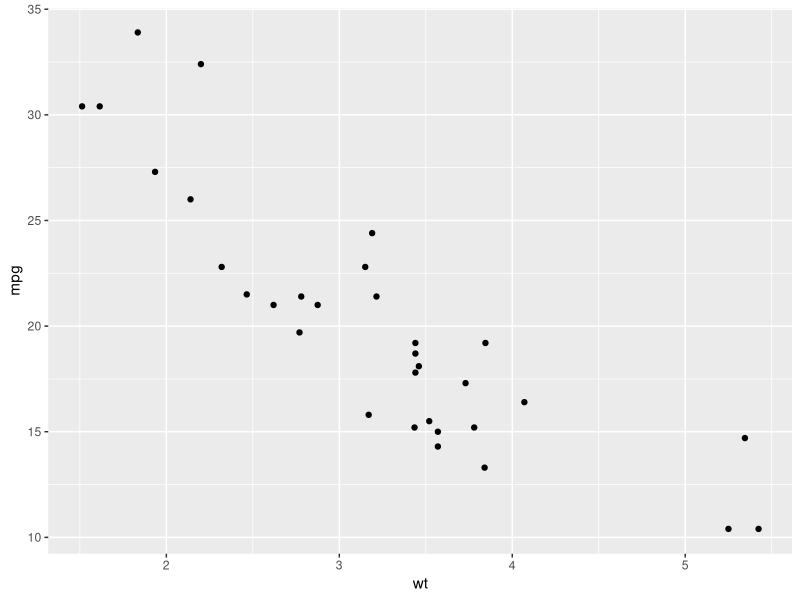
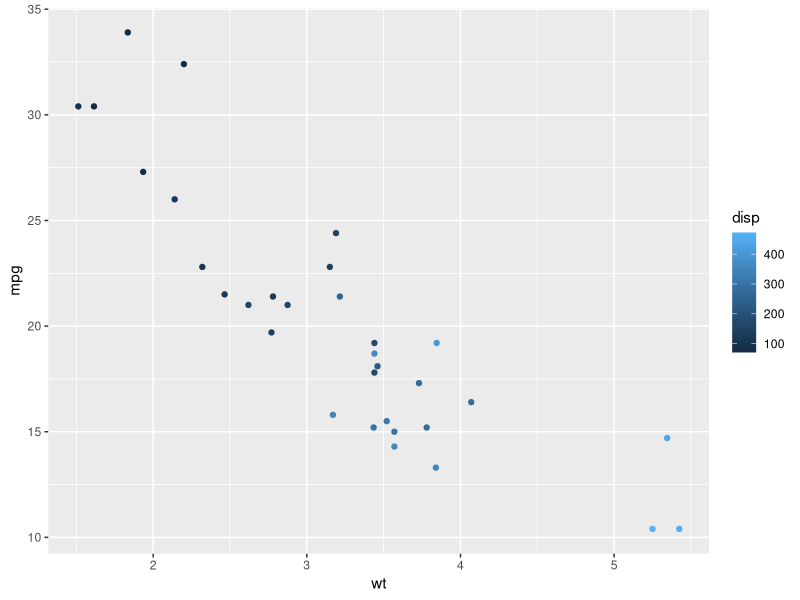
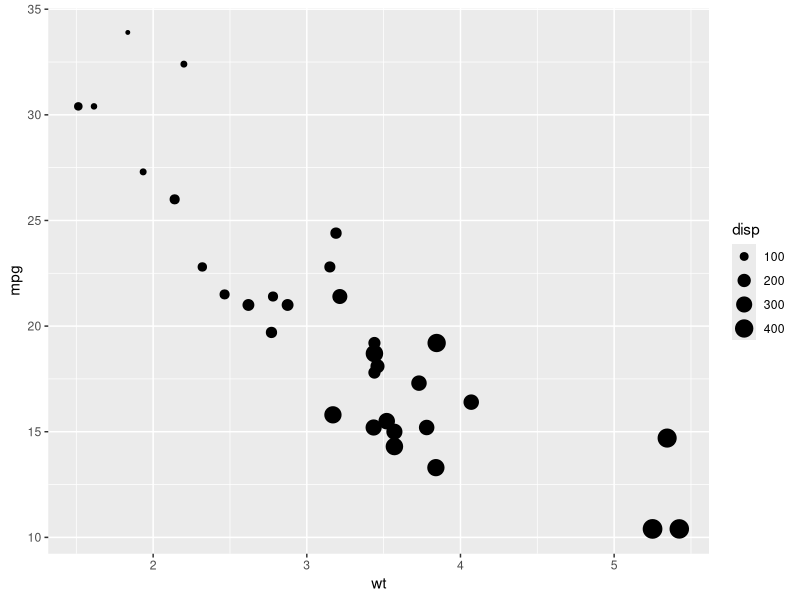
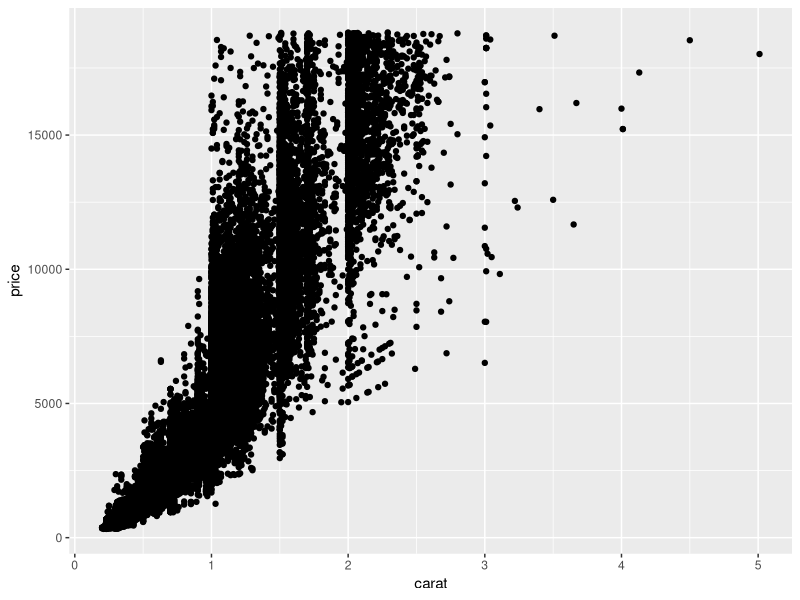
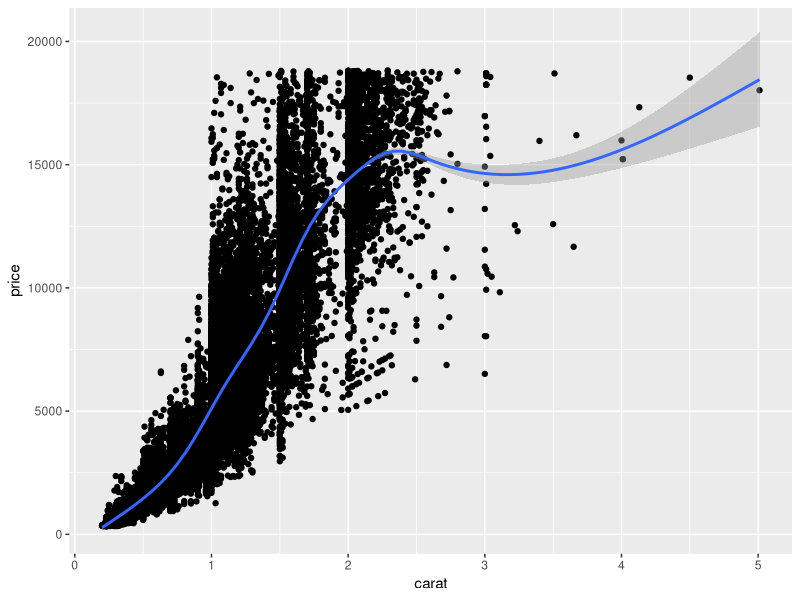
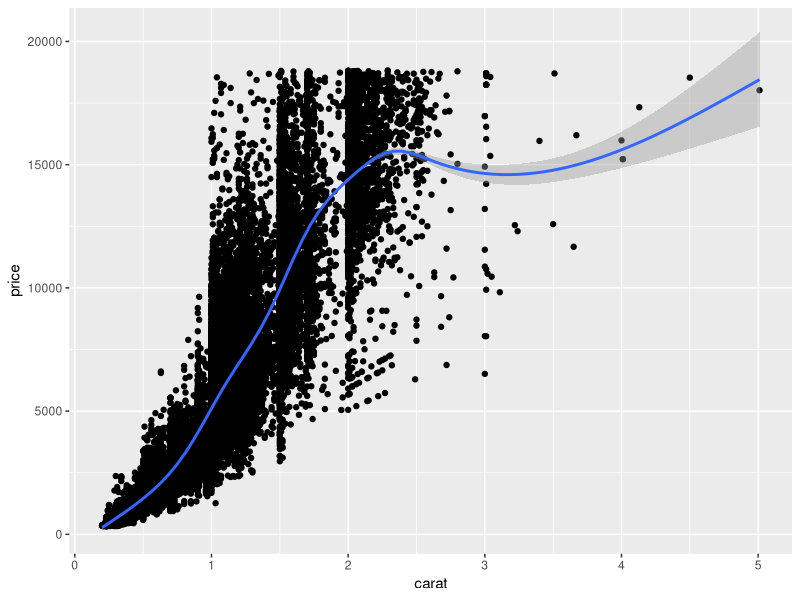
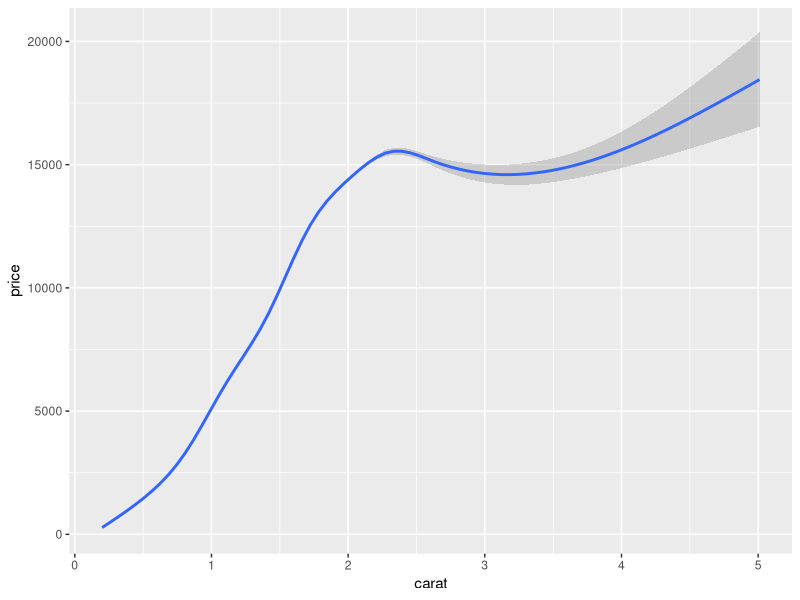
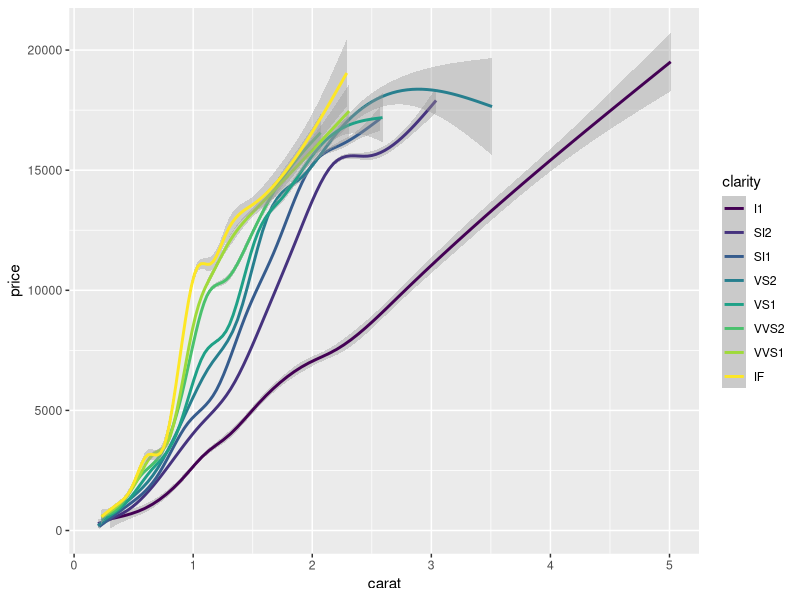

The R source for these figures, in order: (Note: this script raises an error after producing the figures.)
## ---- chunk 1
library(ggplot2); library(tidyr); library(tidyverse)
## ---- chunk 2
# (miles per gallon) against the weight (in thousands of pounds)
# A scatter plot has been made for you
# aes = aesthetics
ggplot(mtcars, aes(x = wt, y = mpg)) +
  geom_point()
# Replace ___ with the correct column
ggplot(mtcars, aes(x = wt, y = mpg, color = disp)) +
  geom_point()
# Replace ___ with the correct column
ggplot(mtcars, aes(x = wt, y = mpg, size = disp)) +
  geom_point()
## ---- chunk 3
head(iris); summarize(iris) # in R
library(ggplot2); library('ggplot2')
head(diamonds) # in R
## ---- chunk 4
ggplot(diamonds, aes(x = carat, y = price)) +
  geom_point() 
# Add geom_point() and geom_smooth() with +
ggplot(diamonds, aes(x = carat, y = price)) +
  geom_point() +
  geom_smooth()
## ---- chunk 5
# 1 - The plot you created in the previous exercise
ggplot(diamonds, aes(x = carat, y = price)) +
  geom_point() +
  geom_smooth()
# 2 - Copy the above command but show only the smooth line
ggplot(diamonds, aes(x = carat, y = price)) +
  geom_smooth()
# 3 - Copy the above command and assign the correct value to col in aes()
ggplot(diamonds, aes(x = carat, y = price, color = clarity)) +
  geom_smooth()
# 4 - Keep the color settings from previous command. Plot only the points with argument alpha.
ggplot(diamonds, aes(x = carat, y = price, color = clarity)) +
  geom_point(alpha = 0.4) 
## ---- chunk 6
# Create the object containing the data and aes layers: dia_plot
dia_plot <- ggplot(diamonds, aes(x = carat, y = price))
# Add a geom layer with + and geom_point()
dia_plot + geom_point()
# Add the same geom layer, but with aes() inside
dia_plot + geom_point(aes(color = clarity))
## ---- chunk 7
# 1 - The dia_plot object has been created for you
dia_plot <- ggplot(diamonds, aes(x = carat, y = price))
# 2 - Expand dia_plot by adding geom_point() with alpha set to 0.2
dia_plot <- dia_plot + geom_point(alpha = 0.2)
# 3 - Plot dia_plot with additional geom_smooth() with se set to FALSE
dia_plot + geom_smooth(se = FALSE)
# 4 - Copy the command from above and add aes() with the correct mapping to geom_smooth()
dia_plot + geom_smooth(aes(col = clarity), se = FALSE)
## ---- chunk 8
# ---- Data -----------------
# base plot
# Plot the correct variables of mtcars
plot(mtcars$wt, mtcars$mpg, col = mtcars$cyl)
# Change cyl inside mtcars to a factor
mtcars$fcyl <- as.factor(mtcars$cyl)
# Make the same plot as in the first instruction
plot(mtcars$wt, mtcars$mpg, col = mtcars$fcyl)
## ---- chunk 9
# Use lm() to calculate a linear model and save it as carModel
carModel <- lm(mpg ~ wt, data = mtcars)
# Basic plot
mtcars$cyl <- as.factor(mtcars$cyl)
plot(mtcars$wt, mtcars$mpg, col = mtcars$cyl)
# Call abline() with carModel as first argument and set lty to 2
abline(carModel, lty = 2)
# Plot each subset efficiently with lapply
# You don't have to edit this code
plot(mtcars$wt, mtcars$mpg, col = mtcars$cyl)
lapply(mtcars$cyl, function(x) {
  abline(lm(mpg ~ wt, mtcars, subset = (cyl == x)), col = x)
})
# This code will draw the legend of the plot
# You don't have to edit this code
legend(x = 5, y = 33, legend = levels(mtcars$cyl),
       col = 1:3, pch = 1, bty = "n")
## ---- chunk 10
# Convert cyl to factor (don't need to change)
mtcars$cyl <- as.factor(mtcars$cyl)
# Example from base R (don't need to change)
plot(mtcars$wt, mtcars$mpg, col = mtcars$cyl)
abline(lm(mpg ~ wt, data = mtcars), lty = 2)
lapply(mtcars$cyl, function(x) {
  abline(lm(mpg ~ wt, mtcars, subset = (cyl == x)), col = x)
})
legend(x = 5, y = 33, legend = levels(mtcars$cyl),
       col = 1:3, pch = 1, bty = "n")
## ---- chunk 11
# Plot 1: add geom_point() to this command to create a scatter plot
ggplot(mtcars, aes(x = wt, y = mpg, col = cyl)) +
  geom_point()
# Plot 2: include the lines of the linear models, per cyl
ggplot(mtcars, aes(x = wt, y = mpg, col = cyl)) +
  geom_point() +
  geom_smooth(method = "lm", se = FALSE)
# Plot 3: include a lm for the entire dataset in its whole
ggplot(mtcars, aes(x = wt, y = mpg, col = cyl)) +
  geom_point() +
  geom_smooth(method = "lm", se = FALSE) +
  geom_smooth(aes(group = 1), method = "lm", se = FALSE, linetype = 2)
## ---- chunk 12
# --  tidy data()
# Consider the structure of iris, iris.wide and iris.tidy (in that order)
str(iris)
str(iris.wide)
str(iris.tidy)

# Think about which dataset you would use to get the plot shown right
# Fill in the ___ to produce the plot given to the right
ggplot(iris.tidy, aes(x = Species, y = Value, col = Part)) +
  geom_jitter() +
  facet_grid(. ~ Measure)
## ---- chunk 13
# Load the tidyr package
library(tidyr)
# The 3 data frames (iris, iris.wide and iris.tidy) are available in your environment
# Execute head() on iris, iris.wide and iris.tidy (in that order)
head(iris)
head(iris.wide) # <--------
head(iris.tidy)
## ---- chunk 14
# Think about which dataset you would use to get the plot shown right
# Fill in the ___ to produce the plot given to the right
ggplot(iris.wide, aes(x = Length, y = Width, color = Part)) +
  geom_jitter() +
  facet_grid(. ~ Species)

## ---- chunk 15
# Load the tidyr package
library(tidyr)

# Add column with unique ids (don't need to change)
iris$Flower <- 1:nrow(iris)

# Fill in the ___ to produce to the correct iris.wide dataset
iris.wide <- iris %>%
  gather(key, value, -Species, -Flower) %>%
  separate(key, c("Part", "Measure"), "\\.") %>%
  spread(Measure, value)
## ---- chunk 16
# ---- Aesthetics -----------------
# 1 - Map mpg to x and cyl to y
ggplot(mtcars, aes(mpg, cyl)) +
  geom_point()
# 2 - Reverse: Map cyl to x and mpg to y
ggplot(mtcars, aes(cyl, mpg)) +
  geom_point()
# 3 - Map wt to x, mpg to y and cyl to col
ggplot(mtcars, aes(wt, mpg, color = cyl)) +
  geom_point()
# 4 - Change shape and size of the points in the above plot
ggplot(mtcars, aes(wt, mpg, color = cyl)) +
  geom_point(shape = 1, size = 4)
## ---- chunk 17
# am and cyl are factors, wt is numeric
class(mtcars$am)
class(mtcars$cyl)
class(mtcars$wt)
## ---- chunk 18
# From the previous exercise
ggplot(mtcars, aes(x = wt, y = mpg, col = cyl)) +
  geom_point(shape = 1, size = 4)
# 1 - Map cyl to fill
ggplot(mtcars, aes(x = wt, y = mpg, fill = cyl)) +
  geom_point(shape = 1, size = 4)
# 2 - Change shape and alpha of the points in the above plot
ggplot(mtcars, aes(x = wt, y = mpg, fill = cyl)) +
  geom_point(shape = 21, size = 4, alpha = 0.6)
# 3 - Map am to col in the above plot
ggplot(mtcars, aes(x = wt, y = mpg, fill = cyl, col = am)) +
  geom_point(shape = 21, size = 4, alpha = 0.6)
## ---- chunk 19
ggplot(mtcars, aes(x = wt, y = mpg)) +
  geom_point(size = cyl)
# Map cyl to size
ggplot(mtcars, aes(x = wt, y = mpg, size = cyl)) +
  geom_point()
# Map cyl to alpha
ggplot(mtcars, aes(x = wt, y = mpg, alpha = cyl)) +
  geom_point()
# Map cyl to shape 
ggplot(mtcars, aes(x = wt, y = mpg, shape = cyl)) +
  geom_point()
# Map cyl to label
ggplot(mtcars, aes(x = wt, y = mpg, label = cyl)) +
  geom_point() +
  geom_text()
## ---- chunk 20
# Define a hexadecimal color
# install.packages("colourpicker")
# library(colourpicker)
# colourpicker() # plugin returns = c("#EEDFCC", "#7FFF00", "#8B1A1A", "#F0FFFF")

my_color <- "#4ABEFF"

# Draw a scatter plot with color *aesthetic*
ggplot(mtcars, aes(x = wt, y = mpg, size = cyl, col = cyl)) +
  geom_point()
# Same, but set color *attribute* in geom layer 
ggplot(mtcars, aes(x = wt, y = mpg, size = cyl)) +
  geom_point(col = my_color)
# Set the fill aesthetic; color, size and shape attributes
ggplot(mtcars, aes(x = wt, y = mpg, fill = cyl)) +
  geom_point(col = my_color, size = 10, shape = 23)
# Expand to draw points with alpha 0.5
ggplot(mtcars, aes(x = wt, y = mpg, fill = cyl)) +
  geom_point( alpha = 0.5)
# Expand to draw points with shape 24 and color yellow
ggplot(mtcars, aes(x = wt, y = mpg, fill = cyl)) +
  geom_point(shape = 24, col = "yellow")
# Expand to draw text with label rownames(mtcars) and color red
ggplot(mtcars, aes(x = wt, y = mpg, fill = cyl, rownames(mtcars), col = "red")) +
  geom_point()
## ---- chunk 21
# Map mpg onto x, qsec onto y and factor(cyl) onto col
ggplot(mtcars, aes(x = mpg, y = qsec, col = factor(cyl))) +
  geom_point()
# Add mapping: factor(am) onto shape
ggplot(mtcars, aes(x = mpg, y = qsec, col = factor(cyl), shape = factor(am))) +
  geom_point()
# Add mapping: (hp/wt) onto size
ggplot(mtcars, aes(x = mpg, y = qsec, col = factor(cyl), shape = factor(am), size = (hp/wt))) +
  geom_point()
## ---- chunk 22
# 1 - Create jittered plot of mtcars, mpg onto x, 0 onto y
ggplot(mtcars, aes(x = mpg, y = 0)) +
  geom_jitter()
# 2 - Add function to change y axis limits
ggplot(mtcars, aes(x = mpg, y = 0)) +
  geom_jitter() +
  scale_y_continuous(limits = c(-2,2))
## ---- chunk 23
# Basic scatter plot: wt on x-axis and mpg on y-axis; map cyl to col
ggplot(mtcars, aes(x = wt, y = mpg, col = cyl)) +
  geom_point(size=4)
# Hollow circles - an improvement
ggplot(mtcars, aes(x = wt, y = mpg, col = cyl)) +
  geom_point(size=4,shape = 1)
# Add transparency - very nice
ggplot(mtcars, aes(x = wt, y = mpg, col = cyl)) +
  geom_point(size=4,alpha = 0.6)
## ---- chunk 24
# Scatter plot: carat (x), price (y), clarity (color)
ggplot(diamonds, aes(x = carat, y = price, col = clarity)) +
  geom_point()
# Adjust for overplotting
ggplot(diamonds, aes(x = carat, y = price, col = clarity)) +
  geom_point(alpha = 0.5)
# Scatter plot: clarity (x), carat (y), price (color)
ggplot(diamonds, aes(x = clarity, y = carat, col = price)) +
  geom_point(alpha = 0.5)
# Dot plot with jittering
ggplot(diamonds, aes(x = clarity, y = carat, col = price)) +
  geom_point(alpha = 0.5, position = "jitter")
## ---- chunk 25
# ---- Geometries -----------------
# Shown in the viewer:
ggplot(mtcars, aes(x = cyl, y = wt)) +
  geom_point()
# Solutions:
# 1 - With geom_jitter()
ggplot(mtcars, aes(x = cyl, y = wt)) +
  geom_jitter()
# 2 - Set width in geom_jitter()
ggplot(mtcars, aes(x = cyl, y = wt)) +
  geom_jitter(width = 0.1)
# 3 - Set position = position_jitter() in geom_point()
ggplot(mtcars, aes(x = cyl, y = wt)) +
  geom_point(position = position_jitter(0.1))
## ---- chunk 26
# Examine the structure of Vocab
str(Vocab)
# Basic scatter plot of vocabulary (y) against education (x). Use geom_point()
ggplot(Vocab, aes(x = education, y = vocabulary)) +
  geom_point()
# Use geom_jitter() instead of geom_point()
ggplot(Vocab, aes(x = education, y = vocabulary)) +
  geom_jitter()
# Using the above plotting command, set alpha to a very low 0.2
ggplot(Vocab, aes(x = education, y = vocabulary)) +
  geom_jitter(alpha = 0.2)
# Using the above plotting command, set the shape to 1
ggplot(Vocab, aes(x = education, y = vocabulary)) +
  geom_jitter(alpha = 0.2, shape = 1)
## ---- chunk 27
# 1 - Make a univariate histogram
ggplot(mtcars, aes(x = mpg)) +
  geom_histogram()
# 2 - Plot 1, plus set binwidth to 1 in the geom layer
ggplot(mtcars, aes(x = mpg)) +
  geom_histogram(binwidth = 1)
# 3 - Plot 2, plus MAP ..density.. to the y aesthetic (i.e. in a second aes() function)
ggplot(mtcars, aes(x = mpg)) +
  geom_histogram(aes( y = ..density..),binwidth = 1)
# 4 - plot 3, plus SET the fill attribute to "#377EB8"
ggplot(mtcars, aes(x = mpg)) +
  geom_histogram(aes( y = ..density..),binwidth = 1, fill="#377EB8" )
## ---- chunk 28
# Three position arguments will be introduced here:
#   
#   stack: place the bars on top of each other. Counts are used. This is the default position.
# fill: place the bars on top of each other, but this time use proportions.
# dodge: place the bars next to each other. Counts are used.

# Draw a bar plot of cyl, filled according to am
ggplot(mtcars, aes(x = cyl, fill = am)) +
  geom_bar()
# Change the position argument to stack
ggplot(mtcars, aes(x = cyl, fill = am)) +
  geom_bar(position = "stack")
# Change the position argument to fill
ggplot(mtcars, aes(x = cyl, fill = am)) +
  geom_bar(position = "fill")
# Change the position argument to dodge
ggplot(mtcars, aes(x = cyl, fill = am)) +
  geom_bar(position = "dodge")
## ---- chunk 29
# Remember, the reason you want to use position_dodge() 
# (and position_jitter()) is to specify how much dodging (or jittering) you want.
# 1 - The last plot form the previous exercise
ggplot(mtcars, aes(x = cyl, fill = am)) +
  geom_bar(position = "dodge")
# 2 - Define posn_d with position_dodge()
posn_d <- position_dodge(width = 0.2)
# 3 - Change the position argument to posn_d
ggplot(mtcars, aes(x = cyl, fill = am)) +
  geom_bar(position = posn_d)
# 4 - Use posn_d as position and adjust alpha to 0.6
ggplot(mtcars, aes(x = cyl, fill = am)) +
  geom_bar(position = posn_d, alpha = 0.6)
## ---- chunk 30


# Overlapping histograms pose similar problems to overlapping bar plots, 
# but there is a unique solution here: a frequency polygon.
# This is a geom specific to binned data that draws a line connecting the value of each bin. 
#   Like geom_histogram(), it takes a binwidth argument and by default stat = "bin" and position = "identity".
# A basic histogram, add coloring defined by cyl
ggplot(mtcars, aes(mpg, fill = cyl)) +
  geom_histogram(binwidth = 1)
# Change position to identity
ggplot(mtcars, aes(mpg, fill = cyl)) +
  geom_histogram(binwidth = 1,position = "identity")
# Change geom to freqpoly (position is identity by default)
ggplot(mtcars, aes(mpg, color = cyl)) +
  geom_histogram(binwidth = 1,position = "identity") +
  geom_freqpoly(binwidth = 1)
## ---- chunk 31
# Bar plots with color ramp, part 1
# 
# In this example of a bar plot, you'll fill each segment 
#   according to an ordinal variable. The best way 
#   to do that is with a sequential color series.
# You'll be using the Vocab dataset from earlier. Since this is a 
#   much larger dataset with more categories, 
#   you'll also compare it to a simpler dataset, mtcars. 
#   Both datasets are ordinal.
# Example of how to use a brewed color palette
ggplot(mtcars, aes(x = cyl, fill = am)) +
  geom_bar() +
  scale_fill_brewer(palette = "Set1")
# Use str() on Vocab to check out the structure
str(Vocab)
# Plot education on x and vocabulary on fill
# Use the default brewed color palette
ggplot(Vocab,aes(x = education, fill = vocabulary)) +
  geom_bar(position = "fill") +
  scale_fill_brewer()  
# the plot is not complete. Let's fix this in the next exercise. 
# This was because for continuous data, the default RColorBrewer palette 
#   that scale_fill_brewer() calls is "Blues". There are only 9 colours in the palette, 
#   and since you have 11 categories, your plot looked strange.
new_col <- colorRampPalette(c("#FFFFFF", "#0000FF"))
new_col(21) # the newly extrapolated colours
munsell::plot_hex(new_col(4)) # Quick and dirty plot
## ---- chunk 32
# Final plot of last exercise
ggplot(Vocab, aes(x = education, fill = vocabulary)) +
  geom_bar(position = "fill") +
  scale_fill_brewer()
# Definition of a set of blue colors
blues <- brewer.pal(9, "Blues") # from the RColorBrewer package
# 1 - Make a color range using colorRampPalette() and the set of blues
blue_range <- colorRampPalette(blues)
# 2 - Use blue_range to adjust the color of the bars, use scale_fill_manual()
ggplot(Vocab, aes(x = education, fill = vocabulary)) +
  geom_bar(position = "fill") +
  scale_fill_manual(values = blue_range(11))
## ---- chunk 33
# Overlapping histograms (2)
# 1 - Basic histogram plot command
ggplot(mtcars, aes(mpg)) +
  geom_histogram(binwidth = 1)
# 2 - Plot 1, Expand aesthetics: am onto fill
ggplot(mtcars, aes(mpg, fill = am)) +
  geom_histogram(binwidth = 1)
# 3 - Plot 2, change position = "dodge"
ggplot(mtcars, aes(mpg, fill = am)) +
  geom_histogram(binwidth = 1, position = "dodge")
# 4 - Plot 3, change position = "fill"
ggplot(mtcars, aes(mpg, fill = am)) +
  geom_histogram(binwidth = 1, position = "fill")
# 5 - Plot 4, plus change position = "identity" and alpha = 0.4
ggplot(mtcars, aes(mpg, fill = am)) +
  geom_histogram(binwidth = 1, position = "identity", alpha = 0.4)
# 6 - Plot 5, plus change mapping: cyl onto fill
ggplot(mtcars, aes(mpg, fill = cyl)) +
  geom_histogram(binwidth = 1, position = "identity", alpha = 0.4)
## ---- chunk 34
# To explore this topic, you'll use the economics data frame, 
# which contains time series for unemployment and population statistics 
# from the Federal Reserve Bank of St. Louis in the US. 
# The data is contained in the ggplot2 package.
# Print out head of economics
head(economics)
# Plot unemploy as a function of date using a line plot
ggplot(economics, aes(x = date, y = unemploy)) +
  geom_line()
# Adjust plot to represent the fraction of total population that is unemployed
ggplot(economics, aes(x = date, y = unemploy/pop)) +
  geom_line()
## ---- chunk 35
# Basic line plot
ggplot(economics, aes(x = date, y = unemploy/pop)) +
  geom_line()
# Expand the following command with geom_rect() to draw the recess periods
ggplot(economics, aes(x = date, y = unemploy/pop)) +
  geom_rect(data = recess,
            aes(xmin = begin, xmax = end, ymin = -Inf, ymax = +Inf),
            inherit.aes = FALSE, fill = "red", alpha = 0.2) +
  geom_line()
## ---- chunk 36
# Multiple time series, part 1
# Check the structure as a starting point
str(fish.species)
# Use gather to go from fish.species to fish.tidy
fish.tidy <- gather(fish.species, Species, Capture, -Year)
head(fish.tidy)

# Recreate the plot shown on the right
ggplot(fish.tidy, aes(x = Year, y = Capture, color = Species)) +
  geom_line()
## ---- chunk 37
# ---- qplot and wrap-up  -----------------
# ggplot2 offers a powerful and diverse array of functions, 
#   but qplot() allows for quick and dirty plots. 
#   Plus, you should also be familiar with basic plotting notation.
# The old way (shown)
plot(mpg ~ wt, data = mtcars) # formula notation
with(mtcars, plot(wt, mpg)) # x, y notation
# Using ggplot:
ggplot(mtcars, aes(wt, mpg)) +
  geom_point()
# Using qplot:
qplot(wt, mpg, data = mtcars)
## ---- chunk 38
# basic qplot scatter plot:
qplot(wt, mpg, data = mtcars)
# Categorical variable mapped onto size:
# cyl
qplot(wt, mpg, data = mtcars, size = factor(cyl))
# gear
qplot(wt, mpg, data = mtcars, size = factor(gear))
# Continuous variable mapped onto col:
# hp
qplot(wt, mpg, data = mtcars, col = hp)
# qsec
qplot(wt, mpg, data = mtcars, col = qsec)
## ---- chunk 39
# qplot() with x only
qplot(factor(cyl),data = mtcars)
# qplot() with x and y
qplot(factor(cyl),factor(vs),data = mtcars)
# qplot() with geom set to jitter manually
qplot(factor(cyl),factor(vs),data = mtcars, geom = "jitter") 
## ---- chunk 40
# Choosing geoms, part 2 - dotplot
# Some naming conventions:
#   Scatter plots:
#   Continuous x, continuous y.
#   Dot plots:
#   Categorical x, continuous y.

# cyl and am are factors, wt is numeric
class(mtcars$cyl)
class(mtcars$am)
class(mtcars$wt)

# "Basic" dot plot, with geom_point():
ggplot(mtcars, aes(cyl, wt, col = am)) +
  geom_point(position = position_jitter(0.2, 0))
# 1 - "True" dot plot, with geom_dotplot():
ggplot(mtcars, aes(cyl, wt, fill = am)) +
  geom_dotplot(binaxis = "y", stackdir = "center")
# 2 - qplot with geom "dotplot", binaxis = "y" and stackdir = "center"
qplot(
  cyl, wt,
  data = mtcars,
  fill = am,
  geom = "dotplot",
  binaxis = "y",
  stackdir = "center"
)
## ---- chunk 41
# Chicken weight
# 
# The ChickWeight dataset is a data frame which represents 
# the progression of weight of several chicks. 
# The little chicklings are each given a specific diet. 
# There are four types of diet and the farmer wants to know 
# which one fattens the chicks the fastest.
# > head(ChickWeight)
# weight Time Chick Diet
# 1     42    0     1    1
# 2     51    2     1    1
# 3     59    4     1    1
# 4     64    6     1    1
# 5     76    8     1    1
# 6     93   10     1    1
# > 
# ChickWeight is available in your workspace
# 1 - Check out the head of ChickWeight
head(ChickWeight)
# 2 - Basic line plot
ggplot(ChickWeight, aes(x = Time, y = weight)) +
  geom_line(aes(group = Chick))
# 3 - Take plot 2, map Diet onto col.
ggplot(ChickWeight, aes(x = Time, y = weight, color = Diet)) +
  geom_line(aes(group = Chick))
# 4 - Take plot 3, add geom_smooth()
ggplot(ChickWeight, aes(x = Time, y = weight, color = Diet)) +
  geom_line(aes(group = Chick),alpha = 0.3) +
  geom_smooth(lwd = 2, se = FALSE)
## ---- chunk 42
# Titanic
# You've watched the movie Titanic by James Cameron (1997) again and 
#   after a good portion of sobbing you decide to investigate 
#   whether you'd have a chance of surviving this disaster.
# > str(titanic)
# 'data.frame':	714 obs. of  4 variables:
#   $ Survived: int  0 1 1 1 0 0 0 1 1 1 ...
# $ Pclass  : int  3 1 3 1 3 1 3 3 2 3 ...
# $ Sex     : Factor w/ 2 levels "female","male": 2 1 1 1 2 2 2 1 1 1 ...
# $ Age     : num  22 38 26 35 35 54 2 27 14 4 ...
# titanic is avaliable in your workspace
# 1 - Check the structure of titanic
str(titanic)
# 2 - Use ggplot() for the first instruction
ggplot(titanic, aes(x = Pclass, fill = Sex)) +
  geom_bar(position = "dodge")
# 3 - Plot 2, add facet_grid() layer
ggplot(titanic, aes(x = Pclass, fill = Sex)) +
  geom_bar(position = "dodge") +
  facet_grid(. ~ Survived)
# 4 - Define an object for position jitterdodge, to use below
posn.jd <- position_jitterdodge(0.5, 0, 0.6)
# 5 - Plot 3, but use the position object from instruction 4
ggplot(titanic, aes(x = Pclass, y= Age, color = Sex)) +
  geom_point(size = 3, alpha = 0.5, position = posn.jd) +
  facet_grid(. ~ Survived)
